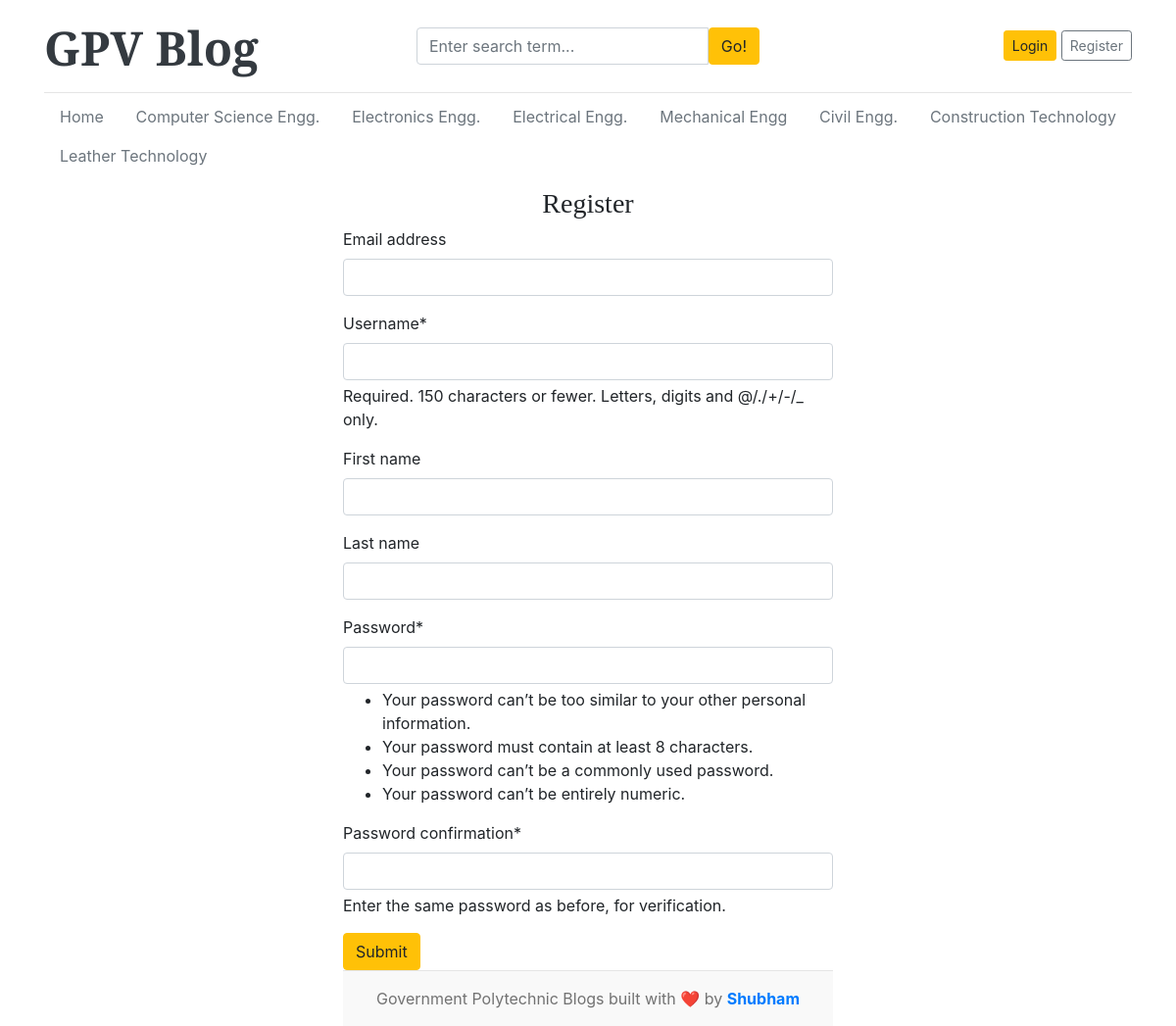
Screenshot of /register/ with the database file from the repository.
### blogs/models.py (models this page shows, shortened)
class category(models.Model):
    category_name = models.CharField(max_length=50,unique=True)
    cerated_at = models.DateTimeField(auto_now_add=True)
    updated_at = models.DateTimeField(auto_now=True)
    class Meta:
        verbose_name_plural = 'categories'

### blog_main/views.py (the view)
# urls.py: path('register/', views.register, name='register'), # for register user
def register(request):
    if request.method == 'POST':
        form = RegistrationForm(request.POST)
        if form.is_valid():
            form.save()
            return redirect('register')
        else:
            print(form.errors)
    else:
        form = RegistrationForm()
    context = {
        'form': form
    }
    return render(request, 'register.html', context)

### blog_main/forms.py
class RegistrationForm(UserCreationForm):
  class Meta:
    model = User
    fields = ('email', 'username','first_name', 'last_name', 'password1', 'password2')

### blogs/context_processors.py (called while the page is built)
def get_categories(request):
  categories = category.objects.all()
  return dict(categories=categories)

def get_social_links(requests):
  social_links = SocialLink.objects.all()
  return dict(social_links=social_links)

### templates/register.html (shortened to what this page needs)
{% extends "base.html" %}
{% block content %}
{% load crispy_forms_tags %}
<h3 class="text-center"> Register </h3>
<form action="{% url 'register' %}" method="Post" style="width:500px; margin:auto;">
  {{ form | crispy }}
  <button type="submit" class="btn btn-warning"> Submit</button>
<form>
{% endblock  %}

### templates/base.html (shortened to what this page needs)
{% load static %}
<!DOCTYPE html>
<html lang="en">
<head>
    <link href="https://getbootstrap.com/docs/4.0/dist/css/bootstrap.min.css" rel="stylesheet">
    <link rel="stylesheet" href="https://cdnjs.cloudflare.com/ajax/libs/font-awesome/4.7.0/css/font-awesome.min.css">
    <link href="{% static 'C:\Users\itzsh\OneDrive\Desktop\Blog\blog_main\static\css\blog.css'%}" rel="stylesheet">
  </head>
<body>
    <div class="container">
      <header class="blog-header py-3">
        <div class="row flex-nowrap justify-content-between align-items-center">
          <div class="col-4 pt-1">
            <a class="blog-header-logo text-dark display-4 font-weight-bold" href="/">GPV Blog</a>
          </div>
          <div class="col-4">
            <form action="{% url 'search' %}" method="GET">
              <div class="input-group">
                <input class="form-control" type="text" name="keywords" value="{{ keyword }}" placeholder="Enter search term..." aria-label="Enter search term..." aria-describedby="button-search" />
                  <button type="submit" class="btn btn-warning" id="button-search" type="button">Go!</button>
              </div>
            </form>
          </div>
          <div class="col-4 d-flex justify-content-end align-items-center">
            {% if not user.is_authenticated %}
            <a class="btn btn-sm btn-warning glow-btn" href="{% url 'login' %}">Login</a> &nbsp;
            <a class="btn btn-sm btn-outline-secondary glow-btn" href="{% url 'register' %}">Register</a>
            {% else %}
            <span><a href="{% url 'dashboard' %}" class="glow-button">Dashboard</a></span>
            &emsp;
            <span><a href="{% url 'logout' %}" class="glow-button">Logout</a></span>
            {% endif %}
          </div>
        </div>
      </header>
      <div class="nav-scroller py-1 mb-2">
        <nav class="nav d-flex justify-content-between">
          <a class="nav-btn" href="/">Home</a>
          {% for cat in categories %}
            <a class="nav-btn" href="{% url 'posts_by_category' cat.id %}">
              {{ cat.category_name }}
            </a>
          {% endfor %}
        </nav>
      </div>
{% block content %}
{% endblock %}
 <footer class="blog-footer text-center py-3">
  <div class="container">
    <p class="mb-0">
      Government Polytechnic Blogs built with ❤️ by
      <a href="" class="font-weight-bold">Shubham</a>
    </p>
  </div>
</footer>
</body>
</html>

### blog_main/static/css/blog.css (style rules this page uses)
.blog-header { border-bottom: 1px solid #e5e5e5; }
.blog-header-logo { font-family: "Playfair Display", Georgia, "Times New Roman", serif; font-size: 2.25rem; }
h1, h2, h3, h4, h5, h6 { font-family: "Playfair Display", Georgia, "Times New Roman", serif; }
.display-4 { font-size: 2.5rem; }
@media (min-width: 768px) { .display-4 { font-size: 3rem; } }
.blog-footer { padding: 2.5rem 0; color: #727272; text-align: center; background-color: #f9f9f9; border-top: .05rem solid #e5e5e5; }
.blog-footer p:last-child { text-align: center; margin-bottom: 0; margin-bottom: 1rem; }
.glow-btn { transition: all 0.3s ease-in-out; }
.nav-btn { padding: 8px 16px; border-radius: 6px; text-decoration: none; color: #6c757d; transition: all 0.3s ease-in-out; display: inline-block; }

### rows the page displays
category: category_name "Computer Science Engg."
category: category_name "Electronics Engg."
category: category_name "Electrical Engg."
category: category_name "Mechanical Engg"
category: category_name "Civil Engg."
category: category_name "Construction Technology"
category: category_name "Leather Technology"
